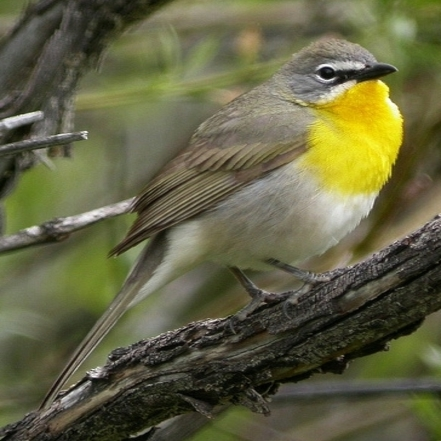
#> input picture data/bird.jpg, 441 x 441 px
$ python 02_image_basics.py
#> lines starting #> are read from the running program, lines starting #| are printed output that depends on the picture
# import numpy, matplotlib.pyplot and PIL's Image libs
import numpy as np
import matplotlib.pyplot as plt
from PIL import Image
print('open image file using Image open function in pillow library')
pic = Image.open('../data/bird.jpg')
#> pic is the input picture: PIL image 441x441 RGB; mean R, G, B 99.7, 99.2, 67.3
print(pic)
#| <PIL.JpegImagePlugin.JpegImageFile image mode=RGB size=441x441 at 0x7FD69483F990>
print(type(pic))
#| <class 'PIL.JpegImagePlugin.JpegImageFile'>
print('cast the image data into numpy array')
pic_arr = np.array(pic)
print('shape',pic_arr.shape)
#| shape (441, 441, 3)
print('use plt image show function to show the image')
plt.imshow(pic_arr)
plt.show()
print('copy picture array into a new variable so that we can adjust the RGB channel later on.')
pic_red = pic_arr.copy()

print('zero out green and blue channels\' value and only keep color value in Red channel.')
pic_red[:,:,1] = 0 #zero out contribution from green
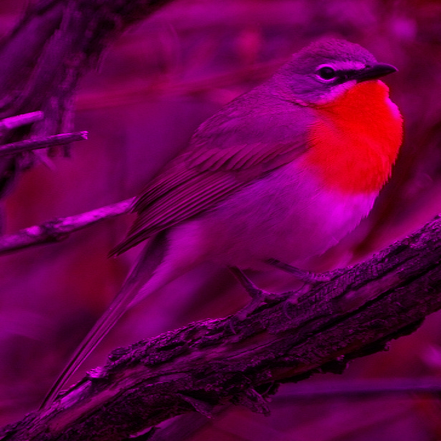
#> pic_red: shape (441, 441, 3); mean R, G, B 99.7, 0, 67.3
pic_red[:,:,2] = 0 #red
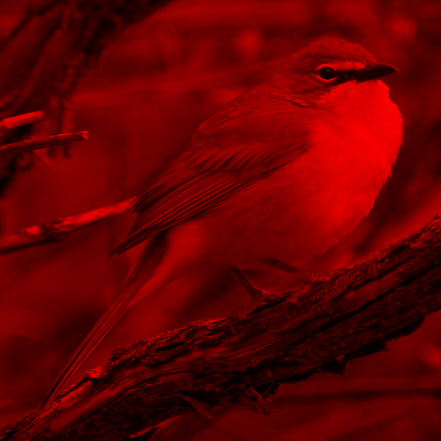
#> pic_red: shape (441, 441, 3); mean R, G, B 99.7, 0, 0
print('try to debug the pic_red variable and see what are the RGB value examples in 3 channels after zero out.')
plt.imshow(pic_red)
plt.show()

print('show the result using imshow function')

$ run again, with data/zebra.jpg copied over data/bird.jpg
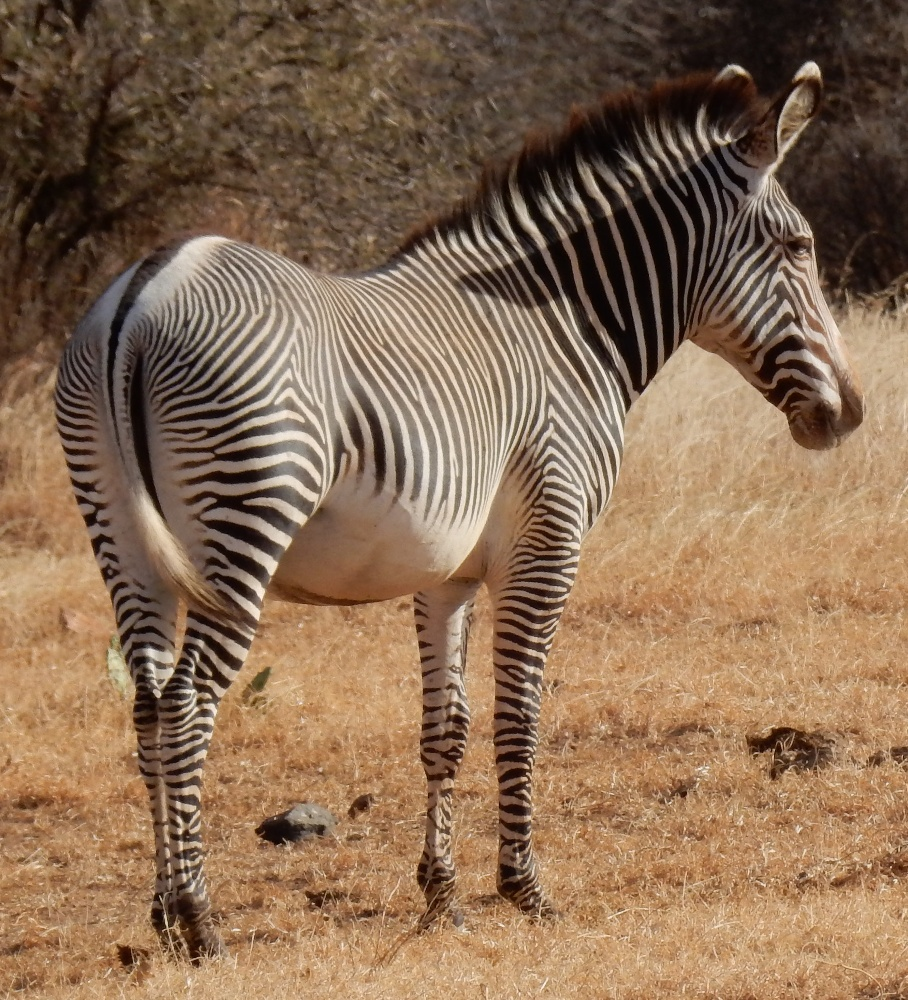
#> input picture data/zebra.jpg, 908 x 1000 px
#> pic is the input picture: PIL image 908x1000 RGB; mean R, G, B 137, 108.4, 83.4
#| <PIL.JpegImagePlugin.JpegImageFile image mode=RGB size=908x1000 at 0x7FD694848E90>
#| <class 'PIL.JpegImagePlugin.JpegImageFile'>
#| shape (1000, 908, 3)
#> `pic_red[:,:,1] = 0`:
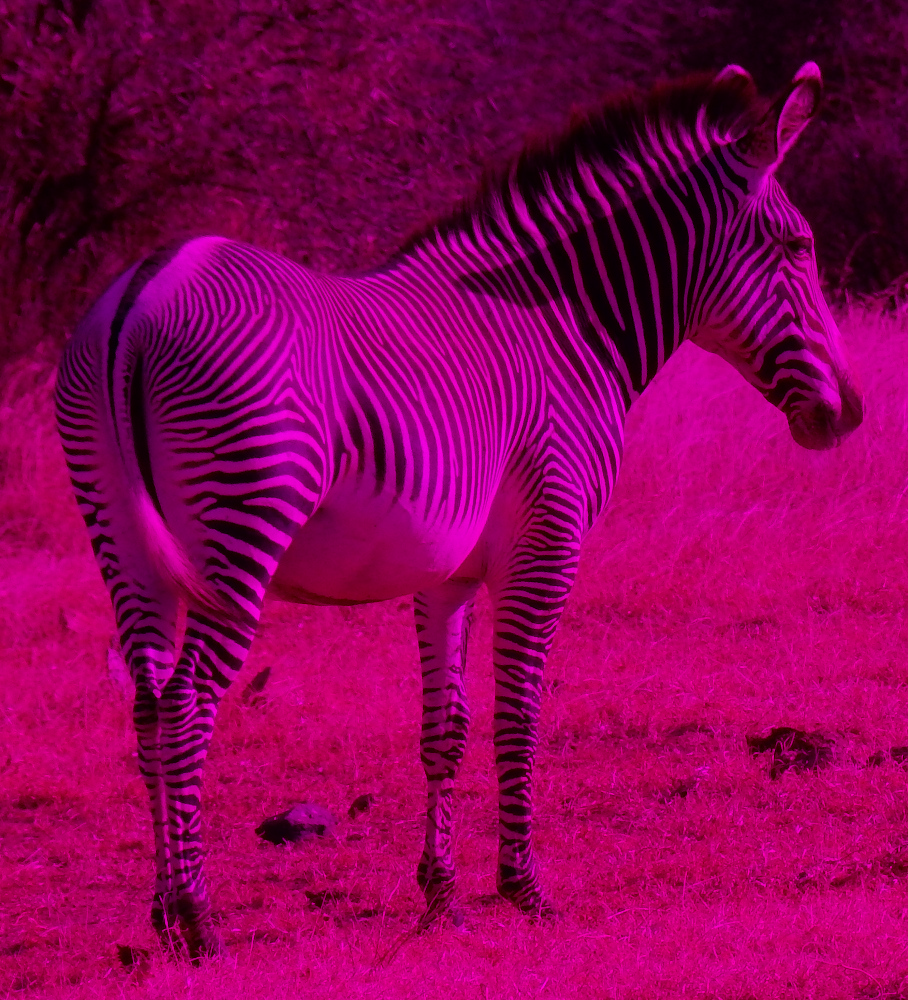
#> pic_red: shape (1000, 908, 3); mean R, G, B 137, 0, 83.4
#> `pic_red[:,:,2] = 0`:
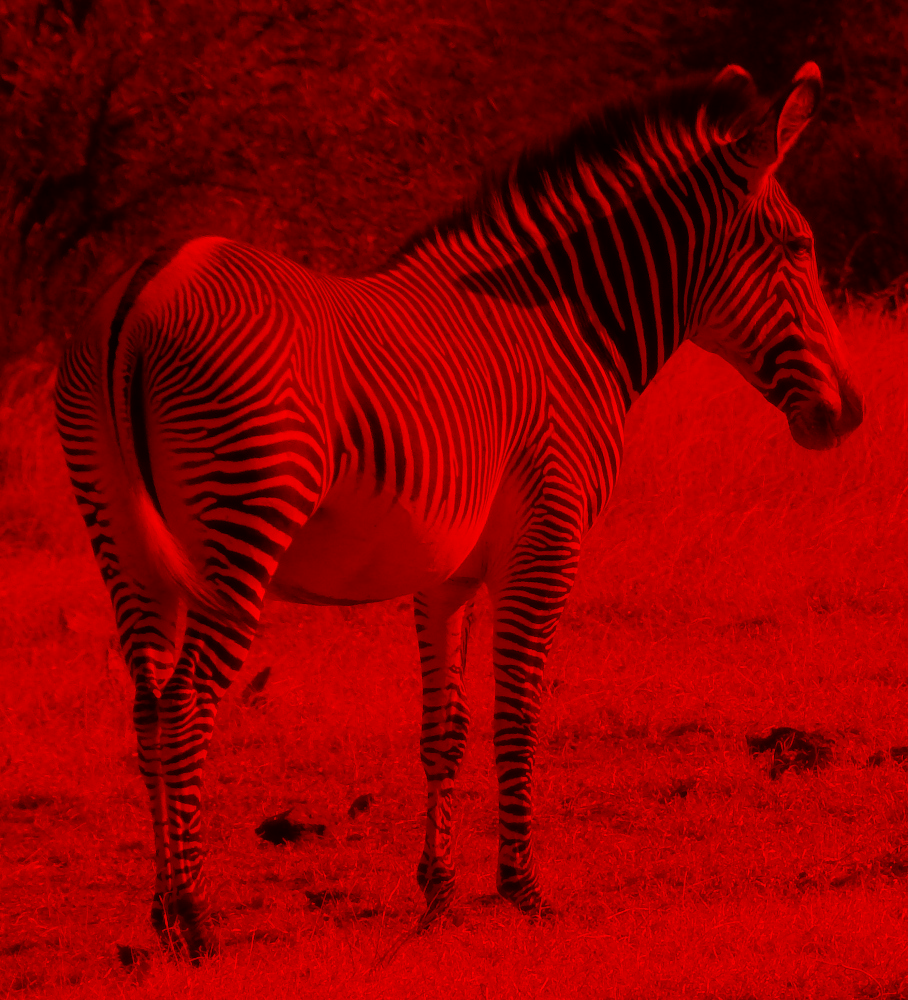
#> pic_red: shape (1000, 908, 3); mean R, G, B 137, 0, 0
